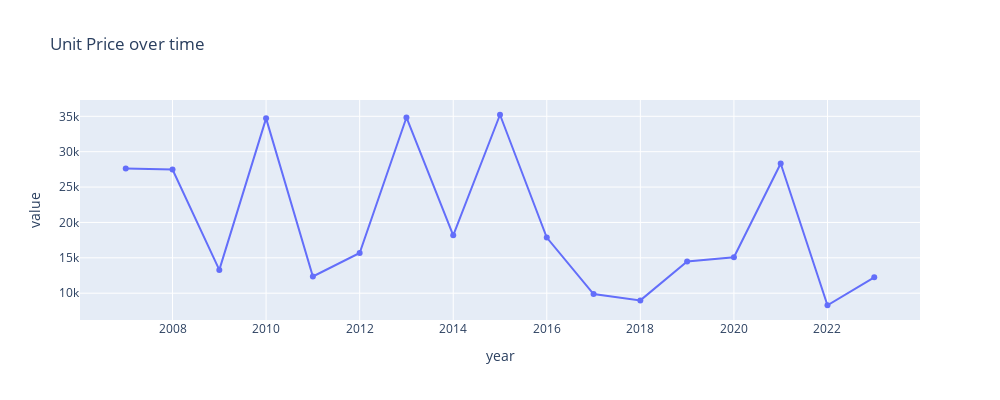
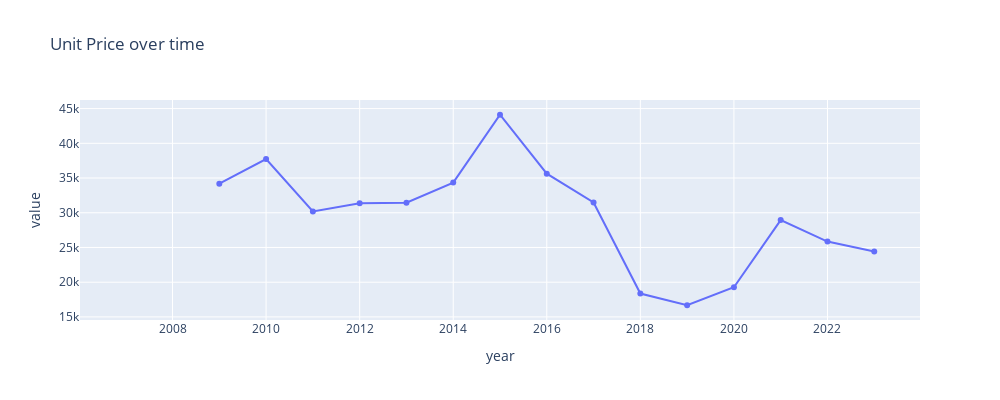

These figures' notebook cell, in order:
### Code cell
from scipy.ndimage import convolve
# Two sided smoothing. Convolutions

metric = metrics["weighted_median"]
temporal_smoothed_metric = f"{metric}_smoothed_temporal"

filter_coefficients = np.array([0.5, 0.5, 0.5])
smoothed_values = np.convolve(area_df[metric], filter_coefficients, 'valid')

pad_length = len(area_df[metric]) - len(smoothed_values)
padded_smoothed_values = np.pad(smoothed_values, (pad_length, 0), mode='constant', constant_values=np.nan)

area_df[temporal_smoothed_metric] = padded_smoothed_values

plot_time_series(
    area_df,
    metric,
    group_by_columns,
    granularity_columns,
    f"Unit Price over time",
    # visible="legendonly",
    width=1000,
    height=400,
    showlegend=False
)

plot_time_series(
    area_df,
    temporal_smoothed_metric,
    group_by_columns,
    granularity_columns,
    f"Unit Price over time",
    # visible="legendonly",
    width=1000,
    height=400,
    showlegend=False
)

### Figure 1 — Plotly figure (JSON) as saved in the notebook; plotly's stock layout.template omitted (floating-point values rounded to 4 significant figures)
{"data": [{"hovertemplate": "variable=('Akita-ken Nikaho-shi', '5214')<br>year=%{x}<br>value=%{y}<extra></extra>", "legendgroup": "('Akita-ken Nikaho-shi', '5214')", "line": {"color": "#636efa", "dash": "solid"}, "marker": {"symbol": "circle"}, "mode": "lines+markers", "name": "('Akita-ken Nikaho-shi', '5214')", "orientation": "v", "showlegend": true, "type": "scatter", "x": [2007, 2008, 2009, 2010, 2011, 2012, 2013, 2014, 2015, 2016, 2017, 2018, 2019, 2020, 2021, 2022, 2023], "xaxis": "x", "y": [27610.0, 27470.0, 13290.0, 34710.0, 12360.0, 15680.0, 34830.0, 18180.0, 35220.0, 17870.0, 9883.0, 8984.0, 14500.0, 15070.0, 28320.0, 8297.0, 12240.0], "yaxis": "y"}], "layout": {"autosize": false, "height": 400, "hovermode": "closest", "legend": {"title": {"text": "variable"}, "tracegroupgap": 0}, "showlegend": false, "title": {"text": "Unit Price over time"}, "width": 1000, "xaxis": {"anchor": "y", "domain": [0, 1], "title": {"text": "year"}}, "yaxis": {"anchor": "x", "domain": [0, 1], "title": {"text": "value"}}}}

### Figure 2 — Plotly figure (JSON) as saved in the notebook; plotly's stock layout.template omitted (floating-point values rounded to 4 significant figures)
{"data": [{"hovertemplate": "variable=('Akita-ken Nikaho-shi', '5214')<br>year=%{x}<br>value=%{y}<extra></extra>", "legendgroup": "('Akita-ken Nikaho-shi', '5214')", "line": {"color": "#636efa", "dash": "solid"}, "marker": {"symbol": "circle"}, "mode": "lines+markers", "name": "('Akita-ken Nikaho-shi', '5214')", "orientation": "v", "showlegend": true, "type": "scatter", "x": [2007, 2008, 2009, 2010, 2011, 2012, 2013, 2014, 2015, 2016, 2017, 2018, 2019, 2020, 2021, 2022, 2023], "xaxis": "x", "y": [null, null, 34190.0, 37740.0, 30180.0, 31370.0, 31440.0, 34340.0, 44110.0, 35630.0, 31480.0, 18370.0, 16680.0, 19280.0, 28950.0, 25850.0, 24430.0], "yaxis": "y"}], "layout": {"autosize": false, "height": 400, "hovermode": "closest", "legend": {"title": {"text": "variable"}, "tracegroupgap": 0}, "showlegend": false, "title": {"text": "Unit Price over time"}, "width": 1000, "xaxis": {"anchor": "y", "domain": [0, 1], "title": {"text": "year"}}, "yaxis": {"anchor": "x", "domain": [0, 1], "title": {"text": "value"}}}}
